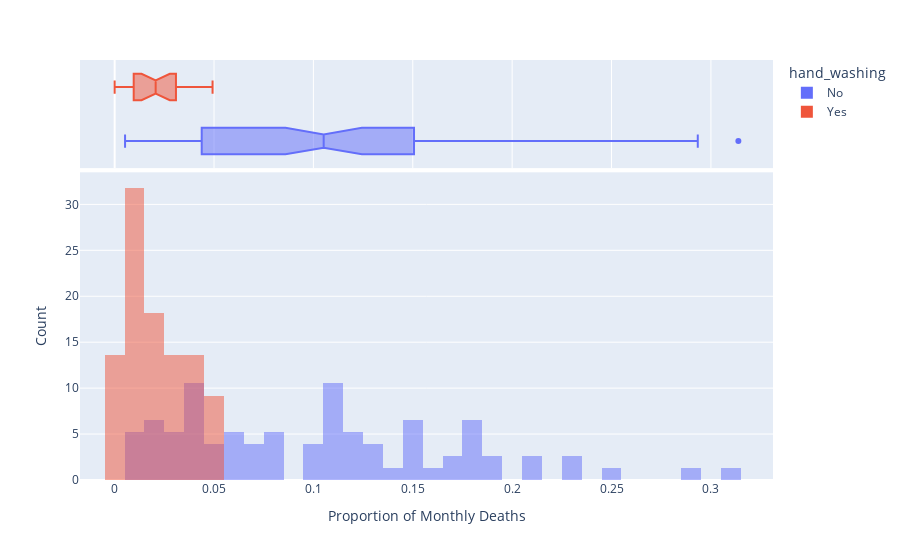

Source (notebook cell):
### Markdown cell above
### Use Histograms to Visualise the Monthly Distribution of Outcomes

**Challenge**: Create a [plotly histogram](https://plotly.com/python/histograms/) to show the monthly percentage of deaths. 

* Use docs to check out the available parameters. Use the [`color` parameter](https://plotly.github.io/plotly.py-docs/generated/plotly.express.histogram.html) to display two overlapping histograms.
* The time period of handwashing is shorter than not handwashing. Change `histnorm` to `percent` to make the time periods comparable. 
* Make the histograms slighlty transparent
* Experiment with the number of bins on the histogram. Which number work well in communicating the range of outcomes?
* Just for fun, display your box plot on the top of the histogram using the `marginal` parameter.

### Code cell
hist = px.histogram(df_monthly, 
                   x='pct_deaths', 
                   color='hand_washing',
                   nbins=35,
                   opacity=0.5,
                   barmode='overlay',
                   histnorm='percent',
                   marginal='box')
 
hist.update_layout(xaxis_title='Proportion of Monthly Deaths',
                   yaxis_title='Count',)
 
hist.show()

### Figure 1 — Plotly figure (JSON) as saved in the notebook; plotly's stock layout.template omitted (floating-point values rounded to 4 significant figures)
{"data": [{"alignmentgroup": "True", "bingroup": "x", "histnorm": "percent", "hovertemplate": "hand_washing=No<br>pct_deaths=%{x}<br>count=%{y}<extra></extra>", "legendgroup": "No", "marker": {"color": "#636efa", "opacity": 0.5}, "name": "No", "nbinsx": 35, "offsetgroup": "No", "orientation": "v", "showlegend": true, "type": "histogram", "x": [0.1457, 0.07531, 0.04332, 0.01569, 0.007843, 0.05, 0.08421, 0.01351, 0.01878, 0.1102, 0.2255, 0.2085, 0.1222, 0.1023, 0.1074, 0.03226, 0.06593, 0.2078, 0.2546, 0.1839, 0.2934, 0.2297, 0.3138, 0.1912, 0.1597, 0.1241, 0.1193, 0.06098, 0.04082, 0.005236, 0.01554, 0.02262, 0.176, 0.07143, 0.08051, 0.1516, 0.1128, 0.1703, 0.1731, 0.05833, 0.02679, 0.04369, 0.0632, 0.01224, 0.03226, 0.1102, 0.1055, 0.07591, 0.04745, 0.04452, 0.04231, 0.04392, 0.07143, 0.06122, 0.03586, 0.1055, 0.1484, 0.1094, 0.1049, 0.1339, 0.1809, 0.1543, 0.1897, 0.1344, 0.1015, 0.131, 0.1806, 0.1439, 0.1496, 0.1077, 0.05369, 0.03215, 0.01923, 0.03607, 0.1827, 0.1224], "xaxis": "x", "yaxis": "y"}, {"alignmentgroup": "True", "hovertemplate": "hand_washing=No<br>pct_deaths=%{x}<extra></extra>", "legendgroup": "No", "marker": {"color": "#636efa"}, "name": "No", "notched": true, "offsetgroup": "No", "showlegend": false, "type": "box", "x": [0.1457, 0.07531, 0.04332, 0.01569, 0.007843, 0.05, 0.08421, 0.01351, 0.01878, 0.1102, 0.2255, 0.2085, 0.1222, 0.1023, 0.1074, 0.03226, 0.06593, 0.2078, 0.2546, 0.1839, 0.2934, 0.2297, 0.3138, 0.1912, 0.1597, 0.1241, 0.1193, 0.06098, 0.04082, 0.005236, 0.01554, 0.02262, 0.176, 0.07143, 0.08051, 0.1516, 0.1128, 0.1703, 0.1731, 0.05833, 0.02679, 0.04369, 0.0632, 0.01224, 0.03226, 0.1102, 0.1055, 0.07591, 0.04745, 0.04452, 0.04231, 0.04392, 0.07143, 0.06122, 0.03586, 0.1055, 0.1484, 0.1094, 0.1049, 0.1339, 0.1809, 0.1543, 0.1897, 0.1344, 0.1015, 0.131, 0.1806, 0.1439, 0.1496, 0.1077, 0.05369, 0.03215, 0.01923, 0.03607, 0.1827, 0.1224], "xaxis": "x2", "yaxis": "y2"}, {"alignmentgroup": "True", "bingroup": "x", "histnorm": "percent", "hovertemplate": "hand_washing=Yes<br>pct_deaths=%{x}<br>count=%{y}<extra></extra>", "legendgroup": "Yes", "marker": {"color": "#EF553B", "opacity": 0.5}, "name": "Yes", "nbinsx": 35, "offsetgroup": "Yes", "orientation": "v", "showlegend": true, "type": "histogram", "x": [0.02239, 0.012, 0.01894, 0.0458, 0.03957, 0.04472, 0.0293, 0.03534, 0.006873, 0, 0.006557, 0.009585, 0.01136, 0.003717, 0, 0.009615, 0.02341, 0.02903, 0.0134, 0.02233, 0.03085, 0.04926], "xaxis": "x", "yaxis": "y"}, {"alignmentgroup": "True", "hovertemplate": "hand_washing=Yes<br>pct_deaths=%{x}<extra></extra>", "legendgroup": "Yes", "marker": {"color": "#EF553B"}, "name": "Yes", "notched": true, "offsetgroup": "Yes", "showlegend": false, "type": "box", "x": [0.02239, 0.012, 0.01894, 0.0458, 0.03957, 0.04472, 0.0293, 0.03534, 0.006873, 0, 0.006557, 0.009585, 0.01136, 0.003717, 0, 0.009615, 0.02341, 0.02903, 0.0134, 0.02233, 0.03085, 0.04926], "xaxis": "x2", "yaxis": "y2"}], "layout": {"barmode": "overlay", "legend": {"title": {"text": "hand_washing"}, "tracegroupgap": 0}, "margin": {"t": 60}, "xaxis": {"anchor": "y", "domain": [0, 1], "title": {"text": "Proportion of Monthly Deaths"}}, "xaxis2": {"anchor": "y2", "domain": [0, 1], "matches": "x", "showgrid": true, "showticklabels": false}, "yaxis": {"anchor": "x", "domain": [0, 0.7326], "title": {"text": "Count"}}, "yaxis2": {"anchor": "x2", "domain": [0.7426, 1], "matches": "y2", "showgrid": false, "showline": false, "showticklabels": false, "ticks": ""}}}
